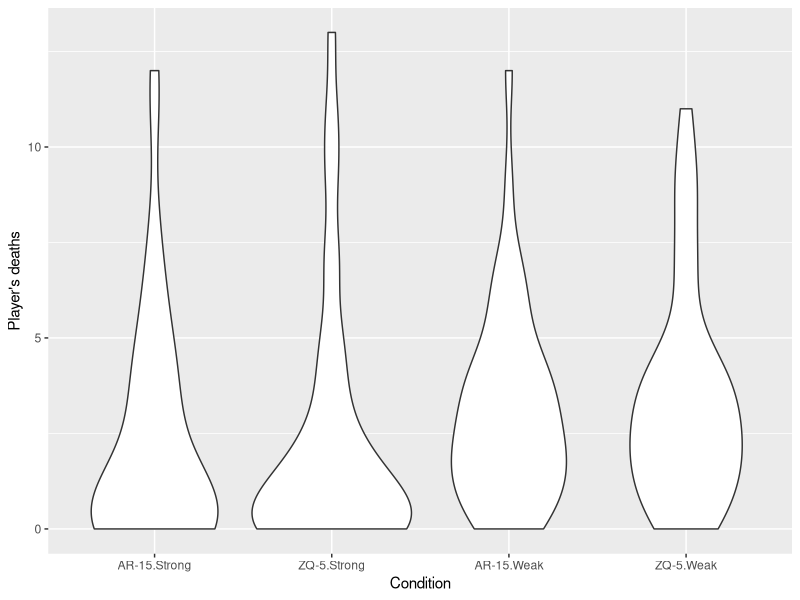
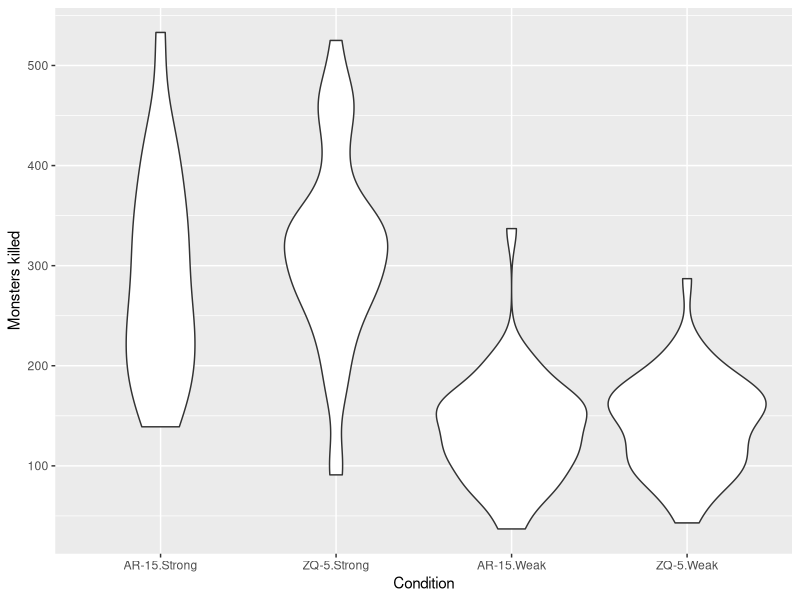
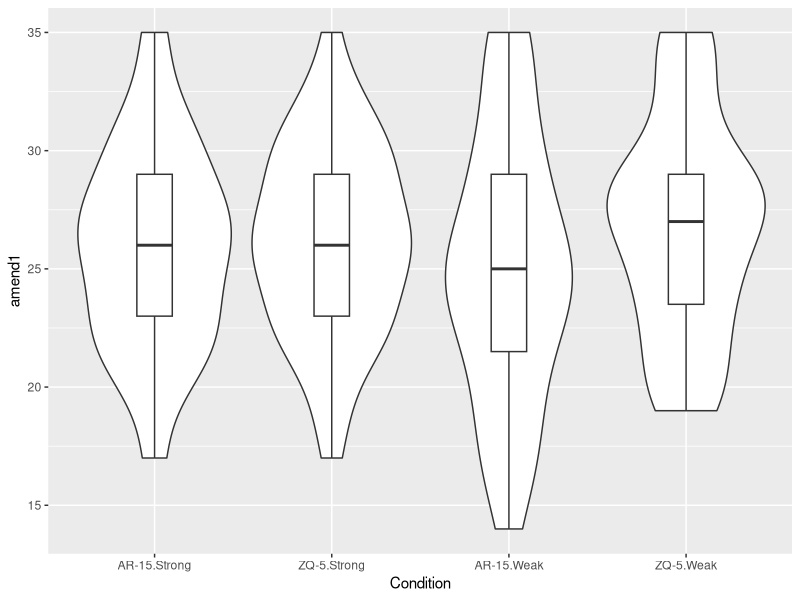
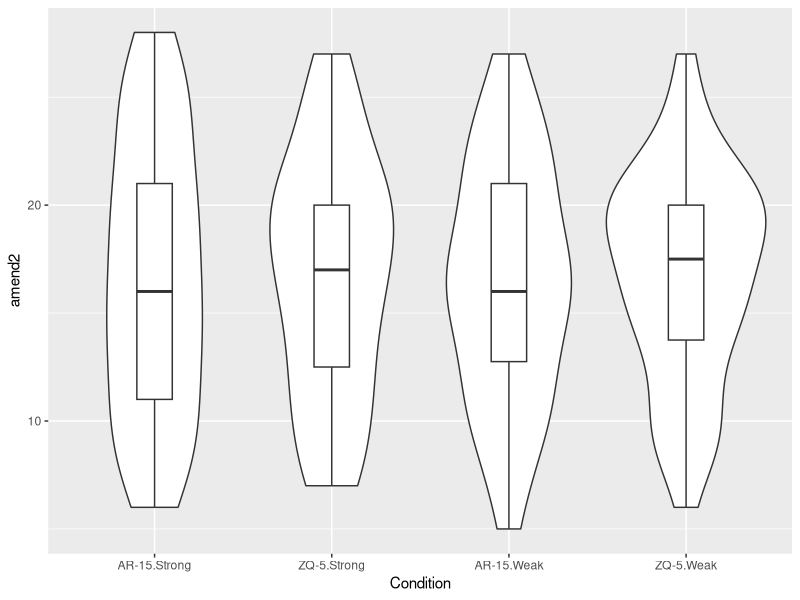
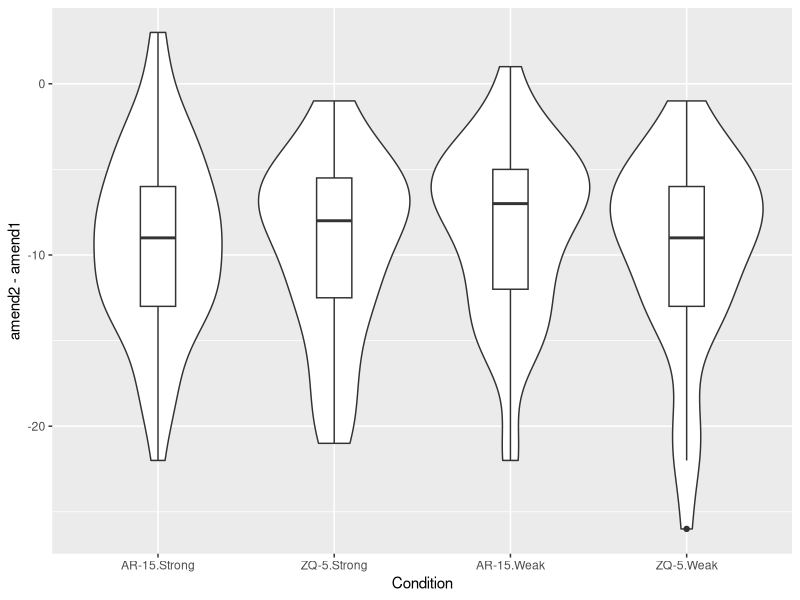
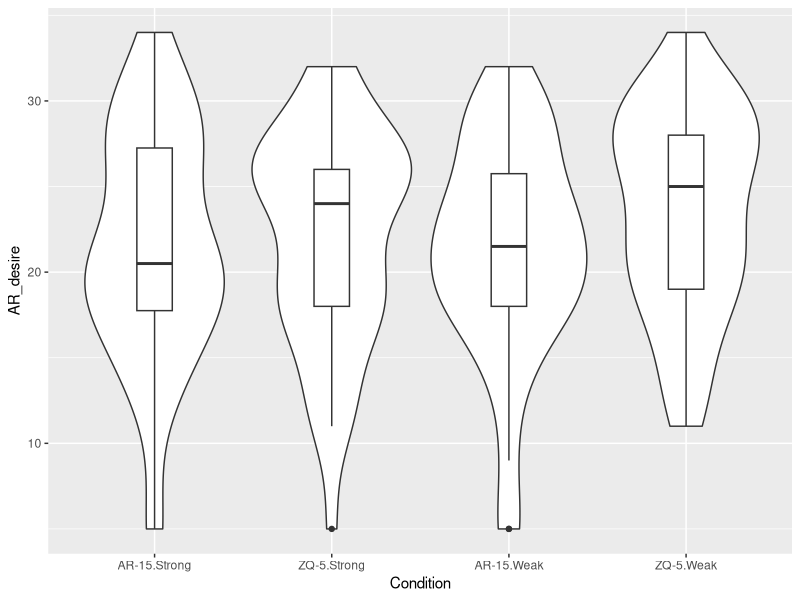
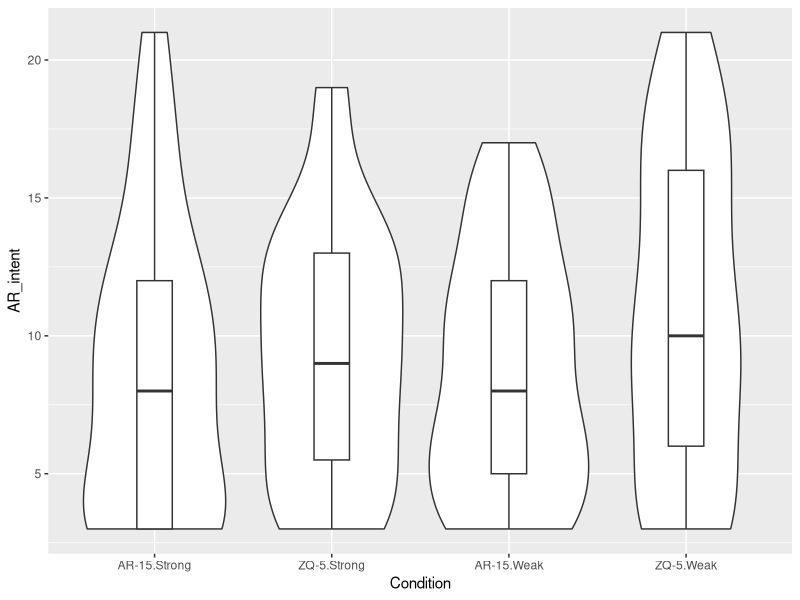
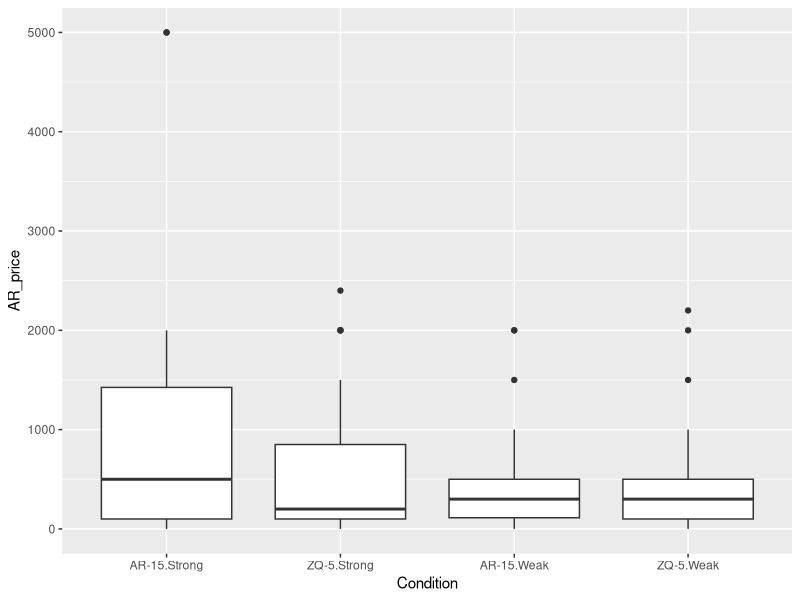

The R script that drew these images, in order: (Note: this script raises an error after producing the figures.)
# Plotting ----
library(tidyr)
library(ggplot2)
dat = read.delim("processed_data.txt", stringsAsFactors = F)

# Manipulation check
# Deaths
ggplot(dat, aes(x = interaction(Gun_type_f, Power_f), y = p_key_value_1)) +
  geom_violin() +
  scale_y_continuous("Player's deaths") +
  scale_x_discrete("Condition")
# Kills
ggplot(dat, aes(x = interaction(Gun_type_f, Power_f), y = p_key_value_2)) +
  geom_violin() +
  scale_y_continuous("Monsters killed") +
  scale_x_discrete("Condition")

# 1st amendment
ggplot(dat, aes(x = interaction(Gun_type_f, Power_f), y = amend1)) +
  geom_violin() +
  geom_boxplot(width = .2) +
  #scale_y_continuous("Monsters killed") +
  scale_x_discrete("Condition")

# 2nd amendment
ggplot(dat, aes(x = interaction(Gun_type_f, Power_f), y = amend2)) +
  geom_violin() +
  geom_boxplot(width = .2) +
  #scale_y_continuous("Monsters killed") +
  scale_x_discrete("Condition")

# 2nd > 1st difference
ggplot(dat, aes(x = interaction(Gun_type_f, Power_f), y = amend2-amend1)) +
  geom_violin() +
  geom_boxplot(width = .2) +
  #scale_y_continuous("Monsters killed") +
  scale_x_discrete("Condition")

# AR desire
ggplot(dat, aes(x = interaction(Gun_type_f, Power_f), y = AR_desire)) +
  geom_violin() +
  geom_boxplot(width = .2) +
  #scale_y_continuous("Monsters killed") +
  scale_x_discrete("Condition")
# AR intent
ggplot(dat, aes(x = interaction(Gun_type_f, Power_f), y = AR_intent)) +
  geom_violin() +
  geom_boxplot(width = .2) +
  #scale_y_continuous("Monsters killed") +
  scale_x_discrete("Condition")
# AR price
ggplot(dat, aes(x = interaction(Gun_type_f, Power_f), y = AR_price)) +
  #  geom_violin() +
  geom_boxplot() +
  #scale_y_continuous("Monsters killed") +
  scale_x_discrete("Condition")

ggplot(dat, aes(x = AR_desire, y = AR_price)) +
  #  geom_violin() +
  geom_point() +
  geom_smooth() 

# game gun desire
ggplot(dat, aes(x = interaction(Gun_type_f, Power_f), y = game_gun_desire)) +
  geom_violin() +
  geom_boxplot(width = .2) +
  #scale_y_continuous("Monsters killed") +
  scale_x_discrete("Condition")

# policy
ggplot(dat, aes(x = interaction(Gun_type_f, Power_f), y = policy)) +
  geom_violin() +
  geom_boxplot(width = .2) +
  #scale_y_continuous("Monsters killed") +
  scale_x_discrete("Condition")

# magazine cap
ggplot(dat, aes(x = interaction(Gun_type_f, Power_f), y = magazine_cap)) +
  geom_violin() +
  geom_boxplot(width = .2) +
  #scale_y_continuous("Monsters killed") +
  scale_x_discrete("Condition")

#Tidyr for faceted plot?
# TODO: Consider rename() or mutate() for nicer facet labels
dat_tidy = dat %>% 
  select(-AR_price_blank, -AR_price) %>% 
  select(Subno:Power, Gun_type_f, Power_f,  
         p_key_value_1:p_key_value_2, amend1:policy, magazine_cap) %>% 
  rename(deaths = p_key_value_1,
         kills = p_key_value_2,
         free_speech = amend1,
         private_arms = amend2) %>% 
  gather(key = "variable", value = "value", deaths:magazine_cap)

ggplot(dat_tidy, aes(x = interaction(Gun_type_f, Power_f),
                     y = value)) +
  geom_violin() +
  geom_boxplot(width = .2) +
  facet_wrap(~variable, scales = "free_y") +
  scale_x_discrete("Effects of Condition")

dat_tidy2 = dat %>% 
  select(Subno:Power, Gun_type_f, Power_f,  
         per_1:per_4) %>% 
  rename(accidental_discharge = per_1,
         stolen = per_2,
         use_in_defense = per_3,
         non_owner_accident = per_4) %>% 
  gather(key = "variable", value = "value", accidental_discharge:non_owner_accident)

ggplot(dat_tidy2, aes(x = interaction(Gun_type_f, Power_f),
                      y = value)) +
  geom_violin() +
  geom_boxplot(width = .15) +
  facet_wrap(~variable, scales = "free_y") +
  scale_x_discrete("Effects of Condition")